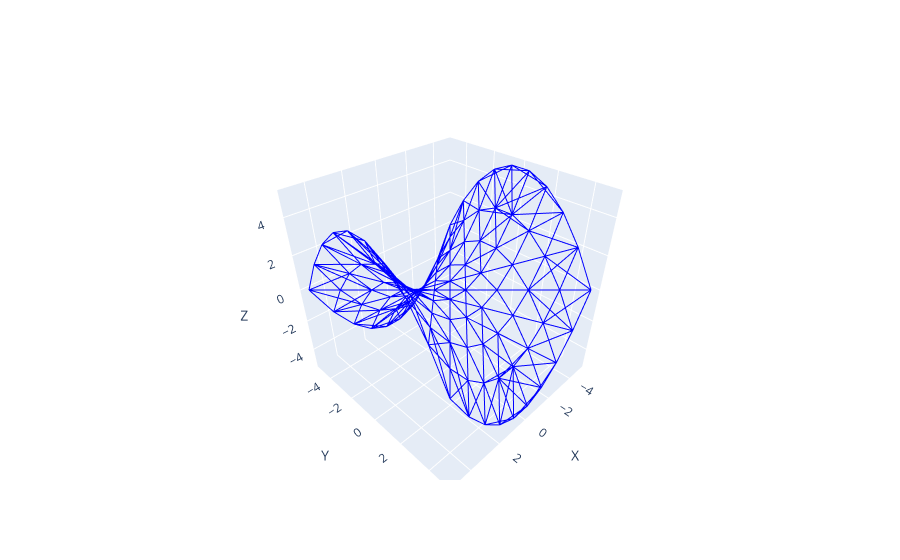

The cell this chart's notebook holds for it:
### Code cell
fig = new_fig()

# Ajouter les voisins directs à la figure
for i_point, point in enumerate(points):
    for i_neighbor in direct_neighbors[i_point]:
        neighbor = points[i_neighbor]
        add_line(point, neighbor, fig, 'blue')
        
fig.show()
